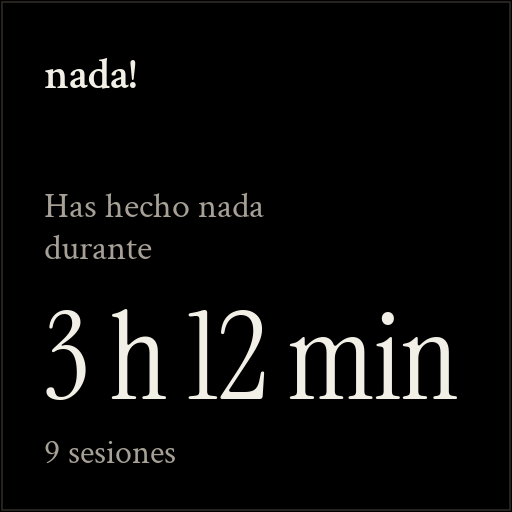
#> input picture store/brand/widget-dark.png, 512 x 512 px, given in place of logo-recraft-a.png, which was not available
$ python make_store_assets.py
#> lines starting #> are read from the running program, lines starting #| are printed output that depends on the picture; after the words box and inside, x2 and y2 are one past the last pixel; in counts of white or black regions, pixels touching at a corner belong together; pictures that were not available may be replaced by others from this repository, and a replacement may not be noted
"""Build the public brand kit and store assets from the official wordmark.

Inputs:
  store/ai/logo-recraft-a.png   official 2048x2048 wordmark on black
  store/ai/logo-recraft-a.svg   official vector wordmark
  docs/screenshots/*.png        final app screenshots (1080x2400)

Outputs:
  store/brand/                  wordmark, monogram, transparent versions
  store/feature-graphic-1024x500.png
  store/web/                    hero and Open Graph images
  store/screenshots/            1080x1920 phone screenshots for Google Play
"""

from __future__ import annotations

from pathlib import Path

from PIL import Image, ImageDraw, ImageFont, ImageOps

ROOT = Path(__file__).resolve().parent.parent
STORE = ROOT / "store"
BRAND = STORE / "brand"
WEB = STORE / "web"
SHOTS = STORE / "screenshots"
DOCS = ROOT / "docs" / "screenshots"

FONT_DISPLAY = ROOT / "assets" / "fonts" / "InstrumentSerif-Italic.ttf"
FONT_TEXT = ROOT / "assets" / "fonts" / "CrimsonText-Regular.ttf"
FONT_TEXT_ITALIC = ROOT / "assets" / "fonts" / "CrimsonText-Italic.ttf"

BLACK = (0, 0, 0, 255)
BONE = (242, 239, 230, 255)
ASH = (166, 160, 150, 255)
FAINT = (123, 118, 108, 255)
HAIRLINE = (38, 35, 31, 255)


def load_wordmark() -> Image.Image:
    source = Image.open(STORE / "ai" / "logo-recraft-a.png").convert("RGB")
#> source is the input picture: PIL image 512x512 RGB; mean R, G, B 10.5, 10.3, 9.8
    return source


def trim(image: Image.Image, margin: int) -> Image.Image:
#> called with margin = 60
    gray = image.convert("L")
    mask = gray.point(lambda value: 255 if value > 6 else 0)
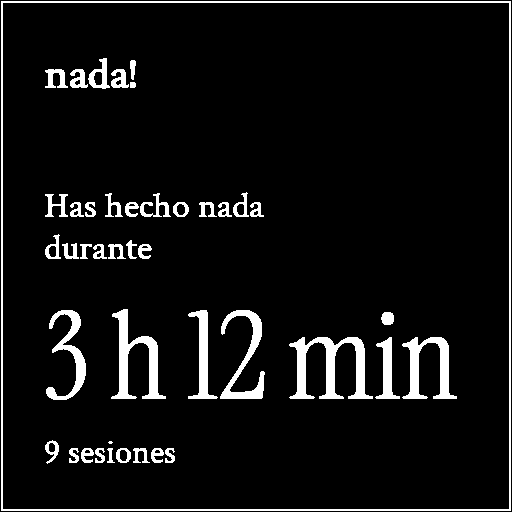
#> mask: PIL image 512x512 L; 6.8% white; 43 white regions (1 under 20 px), largest, box (x1, y1, x2, y2) and area: (1, 1, 511, 511) 4064, (289, 337, 373, 399) 2076, (111, 309, 166, 399) 1641
    box = mask.getbbox()
#> box = (1, 1, 511, 511)
    if box is None:
        raise RuntimeError("The wordmark image is empty.")
    left, top, right, bottom = box
#> left = 1; top = 1; right = 511; bottom = 511
    left = max(0, left - margin)
#> left = 0
    top = max(0, top - margin)
#> top = 0
    right = min(image.width, right + margin)
#> right = 512
    bottom = min(image.height, bottom + margin)
#> bottom = 512
    return image.crop((left, top, right, bottom))


def transparent_wordmark(image: Image.Image, margin: int) -> Image.Image:
    cropped = trim(image, margin)
    alpha = cropped.convert("L")
    peak = alpha.getextrema()[1] or 1
#> peak = 239
    alpha = alpha.point(lambda value: min(255, round(value * 255 / peak)))
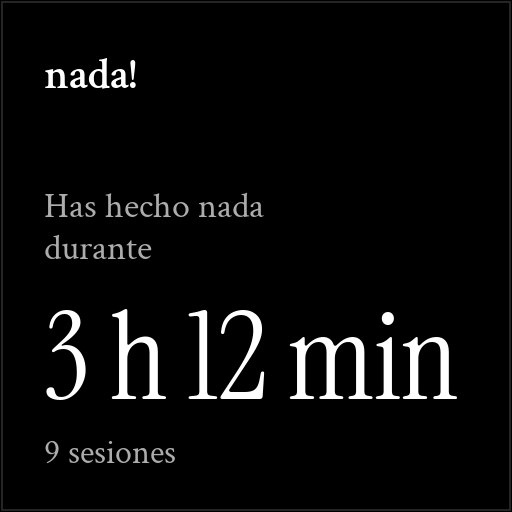
#> alpha: PIL image 512x512 L; min 0, max 255, mean 11
    out = Image.new("RGBA", cropped.size, (BONE[0], BONE[1], BONE[2], 0))
    out.putalpha(alpha)
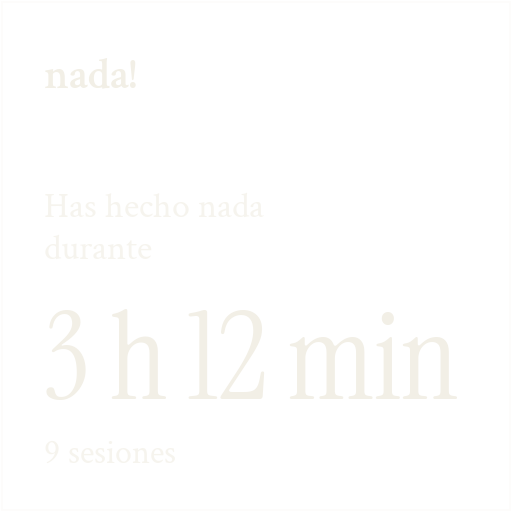
#> out: PIL image 512x512 RGBA; mean R, G, B, A 242, 239, 230, 11; transparent parts drawn white
    return out


def fit_width(image: Image.Image, width: int) -> Image.Image:
    height = round(image.height * width / image.width)
    return image.resize((width, height), Image.Resampling.LANCZOS)


# [9 lines left out: function draw_centered, not called in this run]


def make_wordmark_assets(source: Image.Image) -> None:
    BRAND.mkdir(parents=True, exist_ok=True)
    source.save(BRAND / "nada-wordmark-2048.png")
    source.resize((1024, 1024), Image.Resampling.LANCZOS).save(
        BRAND / "nada-wordmark-1024.png"
    )

    tight = trim(source, 80)
    tight.save(BRAND / "nada-wordmark-black-tight.png")

    transparent = transparent_wordmark(source, 60)
    transparent.save(BRAND / "nada-wordmark-transparent.png")
    transparent.resize(
        (transparent.width // 2, transparent.height // 2),
        Image.Resampling.LANCZOS,
    ).save(BRAND / "nada-wordmark-transparent-1024.png")

#> (the run stopped early here; a loop or call above may not have finished)
